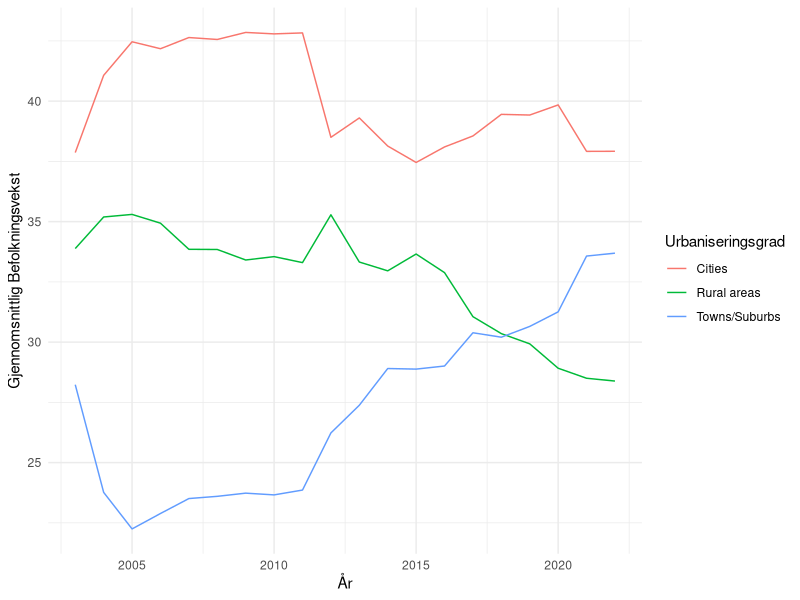
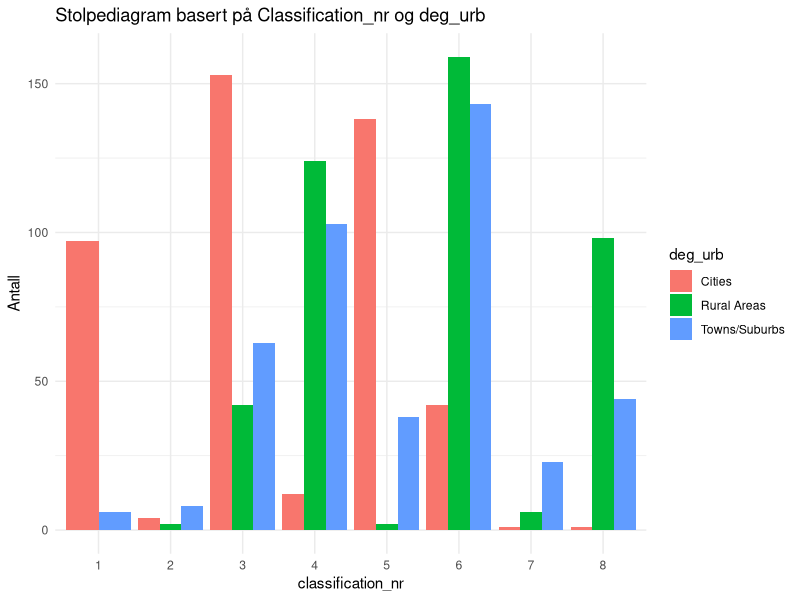
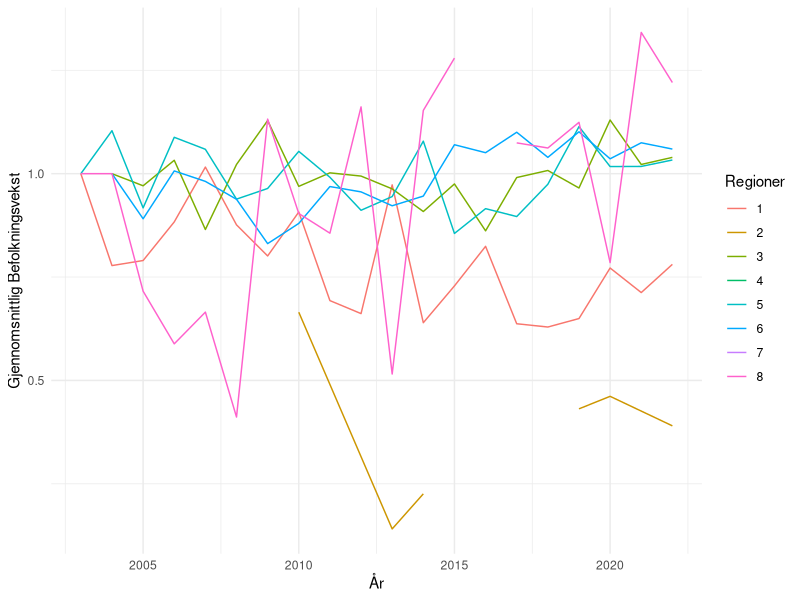
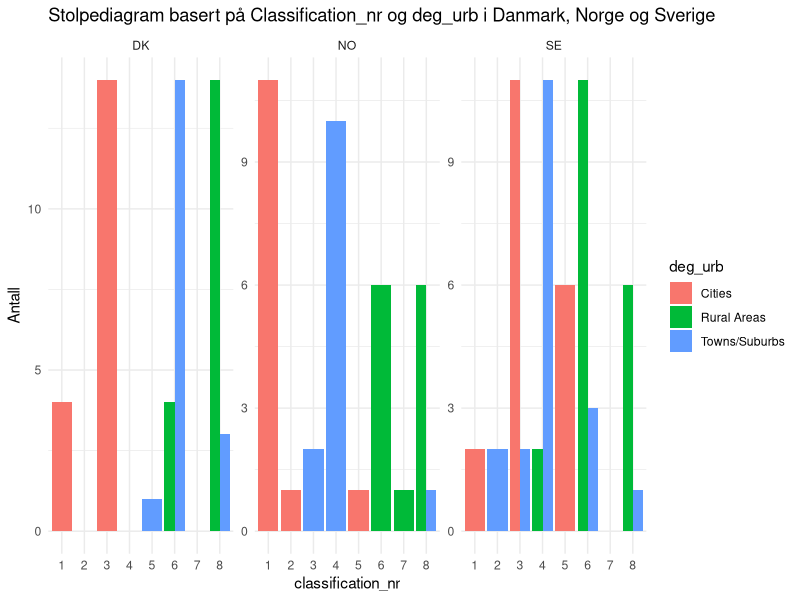
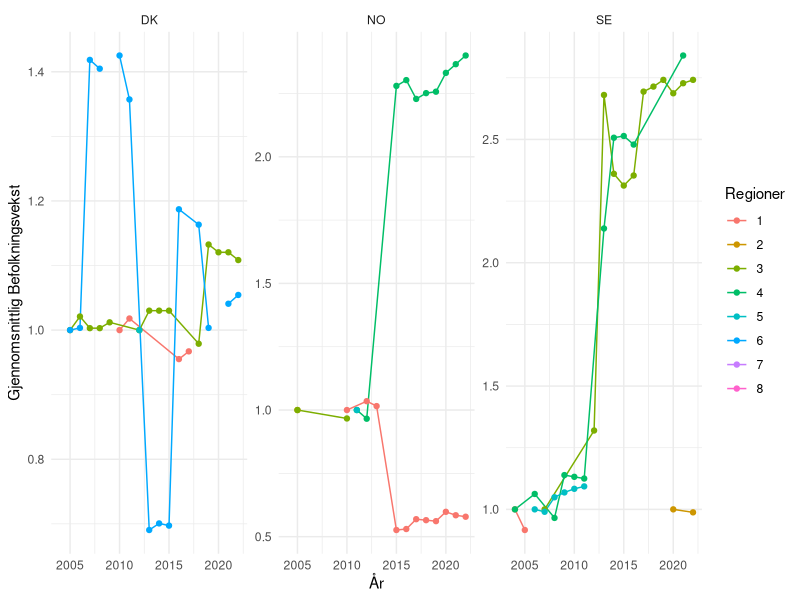

Source code (R) for these figures, in order:
## ---- chunk 1
#| label: setup 
#| echo: false
#| output: false
#| message: false
library(tidyverse)
library(readxl)
library(dplyr)
library(ggplot2)
library(flextable)
## ---- chunk 2
#| echo: false
#| message: false
data <- read_csv("ilc_lvho01__custom_9371289_linear.csv") 
## ---- chunk 3
#| echo: false
data <- data |>
  select(geo, deg_urb, TIME_PERIOD, OBS_VALUE) |>
  filter(!(geo %in% c("LV", "MK", "HR", "RO", "RS", "CH", "AL", "IS"))) |>
  mutate(deg_urb = case_when(
    deg_urb == "DEG1" ~ "Cities",
    deg_urb == "DEG2" ~ "Towns/Suburbs",
    deg_urb == "DEG3" ~ "Rural areas"
  ))
## ---- chunk 4
#| echo: false
#| message: false
#| label: fig-gjsnitt-befolkning
#| fig-cap: "Gjennomsnittlig befolkningsvekst i perioden 2003-2022 fordelt på urbaniseringsgradene; cities, towns/suburbs, rural areas."

data %>%
  group_by(deg_urb, TIME_PERIOD) %>%
  summarise(mean_value = mean(OBS_VALUE)) %>%
  ggplot(aes(x = TIME_PERIOD, y = mean_value, color = deg_urb)) +
  geom_line() +
  labs(x = "År",
       y = "Gjennomsnittlig Befolkningsvekst",
       color = "Urbaniseringsgrad") +
  theme_minimal()

## ---- chunk 5
#| echo: false
subset_deg1 <- data |> 
  filter(deg_urb == "Cities")

subset_deg2 <- data |> 
  filter(deg_urb == "Towns/Suburbs")

subset_deg3 <- data |> 
  filter(deg_urb == "Rural areas")
## ---- chunk 6
#| echo: false
summary_deg1 <- subset_deg1 %>%
  summarise(
    min = sprintf("%.2f", min(OBS_VALUE)),
    median = sprintf("%.2f", median(OBS_VALUE)),
    mean = sprintf("%.2f", mean(OBS_VALUE)),
    max = sprintf("%.2f", max(OBS_VALUE)),
    variance = sprintf("%.2f", var(OBS_VALUE)),
    std.dev = sprintf("%.2f", sd(OBS_VALUE))
  ) 

summary_deg2 <- subset_deg2 %>%
  summarise(
    min = sprintf("%.2f", min(OBS_VALUE)),
    median = sprintf("%.2f", median(OBS_VALUE)),
    mean = sprintf("%.2f", mean(OBS_VALUE)),
    max = sprintf("%.2f", max(OBS_VALUE)),
    variance = sprintf("%.2f", var(OBS_VALUE)),
    std.dev = sprintf("%.2f", sd(OBS_VALUE))
  )

summary_deg3 <- subset_deg3 %>%
  summarise(
    min = sprintf("%.2f", min(OBS_VALUE)),
    median = sprintf("%.2f", median(OBS_VALUE)),
    mean = sprintf("%.2f", mean(OBS_VALUE)),
    max = sprintf("%.2f", max(OBS_VALUE)),
    variance = sprintf("%.2f", var(OBS_VALUE)),
    std.dev = sprintf("%.2f", sd(OBS_VALUE))
  )
## ---- chunk 7
#| echo: false
#| label: tbl-summary-degurb
#| tbl-cap: "Deskriptiv statistikk for befolkningsutviklingen i de tre urbaniseringsgradene: cities, towns/suburbs, rural areas."
summary_degurb <- bind_rows(
  mutate(summary_deg1, region = "Cities"),
  mutate(summary_deg2, region = "Towns/Suburbs"),
  mutate(summary_deg3, region = "Rural Areas")
) %>%
  select(region, everything()
) %>%
  flextable() |>
  width(1, width = 1.5) |> 
  width(2, width = 0.8)

summary_degurb
## ---- chunk 8
#| echo: false
#| message: false
data1 <- read_csv("arbeidskraft.csv") |> 
  select(arbeidsvekst = OBS_VALUE, geo, age, deg_urb, TIME_PERIOD)

data2 <- read_csv("arbeidsledighet1.csv") |> 
  select(arbeidsledig = OBS_VALUE, geo,age, deg_urb, TIME_PERIOD)

data3 <- read_csv("huspris.csv") |> 
  select(huspris = OBS_VALUE, geo, deg_urb, TIME_PERIOD)
## ---- chunk 9
#| echo: false
arbeidsvekst <- data1 |>
  filter(age == "Y15-64") |>
  filter(!(geo %in% c("LV", "MK", "HR", "RO", "RS", "CH", "AL", "IS"))) |>
  mutate(deg_urb = case_when(
    deg_urb == "DEG1" ~ "Cities",
    deg_urb == "DEG2" ~ "Towns/Suburbs",
    deg_urb == "DEG3" ~ "Rural Areas",
    TRUE ~ as.character(deg_urb)
  ))
## ---- chunk 10
#| echo: false
arbeidsledig <- data2 |> 
  filter(age == "Y15-64") |>
  filter(!(geo %in% c("LV", "MK", "HR", "RO", "RS", "CH", "AL", "IS"))) |>
  mutate(deg_urb = case_when(
    deg_urb == "DEG1" ~ "Cities",
    deg_urb == "DEG2" ~ "Towns/Suburbs",
    deg_urb == "DEG3" ~ "Rural Areas",
    TRUE ~ as.character(deg_urb) 
  ))
## ---- chunk 11
#| echo: false
huspris <- data3 |> 
  filter(!(geo %in% c("LV", "MK", "HR", "RO", "RS", "CH", "AL", "IS"))) |>
  mutate(deg_urb = case_when(
    deg_urb == "DEG1" ~ "Cities",
    deg_urb == "DEG2" ~ "Towns/Suburbs",
    deg_urb == "DEG3" ~ "Rural Areas",
    TRUE ~ as.character(deg_urb)  # Beholder andre verdier uendret
  ))
## ---- chunk 12
#| echo: false
join <- arbeidsvekst |> 
  left_join(arbeidsledig, join_by(geo, TIME_PERIOD, deg_urb))

join1 <- join |> 
  left_join(huspris, join_by(geo, TIME_PERIOD, deg_urb))

maindata <- join1 |> 
  left_join(data, join_by(geo, TIME_PERIOD, deg_urb)) |>
  select(geo, deg_urb, TIME_PERIOD, OBS_VALUE, arbeidsledig, arbeidsvekst, huspris)
## ---- chunk 13
#| echo: false
maindata <- maindata %>%
  group_by(geo, TIME_PERIOD) %>%
  mutate(arb.ledig.geo.mean = mean(arbeidsledig, na.rm = TRUE), huspris.geo.mean = mean(huspris, na.rm = TRUE), arb.vekst.geo.mean = mean(arbeidsvekst, na.rm = TRUE))
## ---- chunk 14
#| echo: false
maindata <- maindata %>%
  mutate(classification = case_when(
    arbeidsledig > arb.ledig.geo.mean & arbeidsvekst > arb.vekst.geo.mean & huspris > huspris.geo.mean ~ "1.høy arbeisledighet, høy arbeidsvekst, høy huspris",
    arbeidsledig > arb.ledig.geo.mean & arbeidsvekst > arb.vekst.geo.mean & huspris <= huspris.geo.mean ~ "2.høy arbeisledighet, høy arbeidsvekst, lav huspris",
    arbeidsledig > arb.ledig.geo.mean & arbeidsvekst <= arb.vekst.geo.mean & huspris > huspris.geo.mean ~ "3.høy arbeisledighet, lav arbeidsvekst, høy huspris",
    arbeidsledig > arb.ledig.geo.mean & arbeidsvekst <= arb.vekst.geo.mean & huspris <= huspris.geo.mean ~ "4.høy arbeisledighet, lav arbeidsvekst, lav huspris",
    arbeidsledig <= arb.ledig.geo.mean & arbeidsvekst > arb.vekst.geo.mean & huspris > huspris.geo.mean ~ "5.lav arbeisledighet, høy arbeidsvekst, høy huspris",
    arbeidsledig <= arb.ledig.geo.mean & arbeidsvekst > arb.vekst.geo.mean & huspris <= huspris.geo.mean ~ "6.lav arbeisledighet, høy arbeidsvekst, lav huspris",
    arbeidsledig <= arb.ledig.geo.mean & arbeidsvekst <= arb.vekst.geo.mean & huspris > huspris.geo.mean ~ "7.lav arbeisledighet, lav arbeidsvekst, høy huspris",
    arbeidsledig <= arb.ledig.geo.mean & arbeidsvekst <= arb.vekst.geo.mean & huspris <= huspris.geo.mean ~ "8. lav arbeisledighet, lav arbeidsvekst, lav huspris")
  )  %>%
  filter(!is.na(classification))
## ---- chunk 15
#| echo: false
maindata <- maindata %>%
  mutate(classification_nr = case_when(
    arbeidsledig > arb.ledig.geo.mean & arbeidsvekst > arb.vekst.geo.mean & huspris > huspris.geo.mean ~ "1",
    arbeidsledig > arb.ledig.geo.mean & arbeidsvekst > arb.vekst.geo.mean & huspris <= huspris.geo.mean ~ "2",
    arbeidsledig > arb.ledig.geo.mean & arbeidsvekst <= arb.vekst.geo.mean & huspris > huspris.geo.mean ~ "3",
    arbeidsledig > arb.ledig.geo.mean & arbeidsvekst <= arb.vekst.geo.mean & huspris <= huspris.geo.mean ~ "4",
    arbeidsledig <= arb.ledig.geo.mean & arbeidsvekst > arb.vekst.geo.mean & huspris > huspris.geo.mean ~ "5",
    arbeidsledig <= arb.ledig.geo.mean & arbeidsvekst > arb.vekst.geo.mean & huspris <= huspris.geo.mean ~ "6",
    arbeidsledig <= arb.ledig.geo.mean & arbeidsvekst <= arb.vekst.geo.mean & huspris > huspris.geo.mean ~ "7",
    arbeidsledig <= arb.ledig.geo.mean & arbeidsvekst <= arb.vekst.geo.mean & huspris <= huspris.geo.mean ~ "8")
  )  %>%
  filter(!is.na(classification)) 
## ---- chunk 16
#| echo: false
maindata <- maindata %>%
  select(geo, deg_urb, TIME_PERIOD, OBS_VALUE, arbeidsledig, arbeidsvekst, huspris, arb.ledig.geo.mean, arb.vekst.geo.mean, huspris.geo.mean, classification_nr, classification)
## ---- chunk 17
#| echo: false
#| message: false
#| label: fig-stolpediagram
#| fig-cap: "Stolpediagram basert på klassifiseringe og regioninndeling."
# Lag stolpediagram
stolpediagram <- ggplot(maindata, aes(x = as.factor(classification_nr), fill = deg_urb)) +
  geom_bar(position = "dodge", stat = "count") +
  labs(title = "Stolpediagram basert på Classification_nr og deg_urb",
       x = "classification_nr",
       y = "Antall") +
  theme_minimal()

# Vis stolpediagrammet
print(stolpediagram)
## ---- chunk 18
#| echo: false
#| message: false
#| label: fig-linjediagram
#| fig-cap: "Linjediagram basert på urbaniseringsgrad og gjennomsnittlig befolkningsvekst"
maindata %>%
  group_by(classification_nr, TIME_PERIOD) %>%
  summarise(mean_value = mean(OBS_VALUE, na.rm = TRUE)) %>%
    mutate(demeaned_value = mean_value/first(mean_value)) %>%
  ggplot(aes(x = TIME_PERIOD, y = demeaned_value, color = classification_nr)) +
  geom_line() +
  labs(x = "År",
       y = "Gjennomsnittlig Befolkningsvekst",
       color = "Regioner") +
  theme_minimal()
## ---- chunk 19
#| echo: false
#| message: false
#| label: fig-stolpediagram2
#| fig-cap: "Stolpediagram basert på klassifiseringe og regioninndeling i Danmark, Norge og Sverige."
stolpediagram_facet <- ggplot(filter(maindata, geo %in% c("NO", "SE", "DK")), aes(x = as.factor(classification_nr), fill = deg_urb)) +
  geom_bar(position = "dodge", stat = "count") +
  labs(title = "Stolpediagram basert på Classification_nr og deg_urb i Danmark, Norge og Sverige ",
       x = "classification_nr",
       y = "Antall") +
  theme_minimal() +
  facet_wrap(~ geo, scales = "free_y")

# Vis stolpediagrammet med faceting
print(stolpediagram_facet)

## ---- chunk 20
#| echo: false
#| message: false
#| label: fig-skandinavia
#| fig-cap: "Gjennomnittlig befolkningsvekst i skandinavia"

maindata %>%
  filter(geo %in% c("DK", "NO", "SE")) %>%
  group_by(geo, classification_nr, TIME_PERIOD) %>%
  summarise(mean_value = mean(OBS_VALUE, na.rm = TRUE)) %>%
  mutate(demeaned_value = mean_value / first(mean_value)) %>%
  ggplot(aes(x = TIME_PERIOD, y = demeaned_value, color = classification_nr)) +
  geom_line() +
  geom_point() +
  labs(x = "År",
       y = "Gjennomsnittlig Befolkningsvekst",
       color = "Regioner") +
  theme_minimal() +
  facet_wrap(~geo, scales = "free_y")
